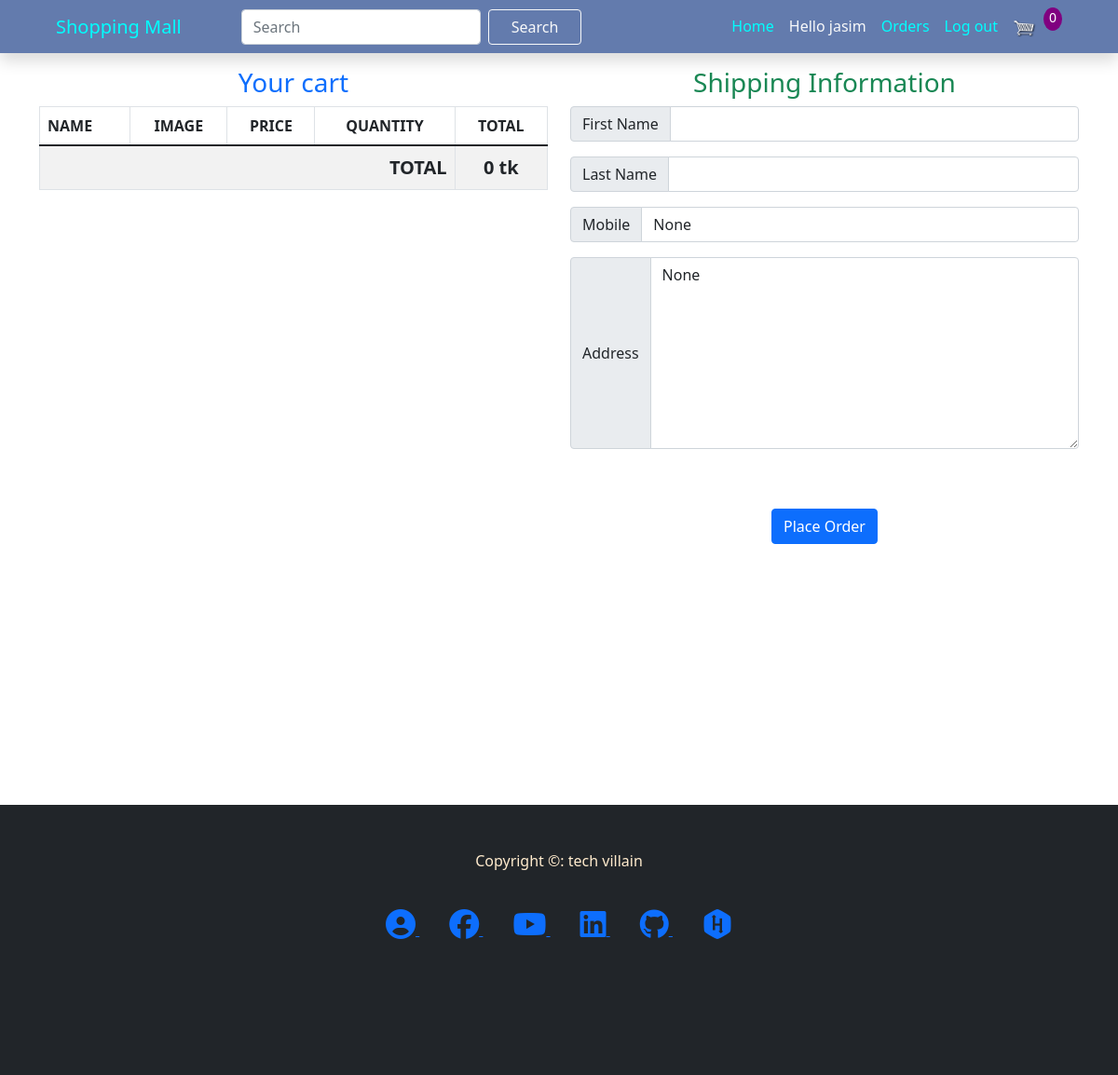
/checkout (signed in), run on an earlier commit of the app's database.
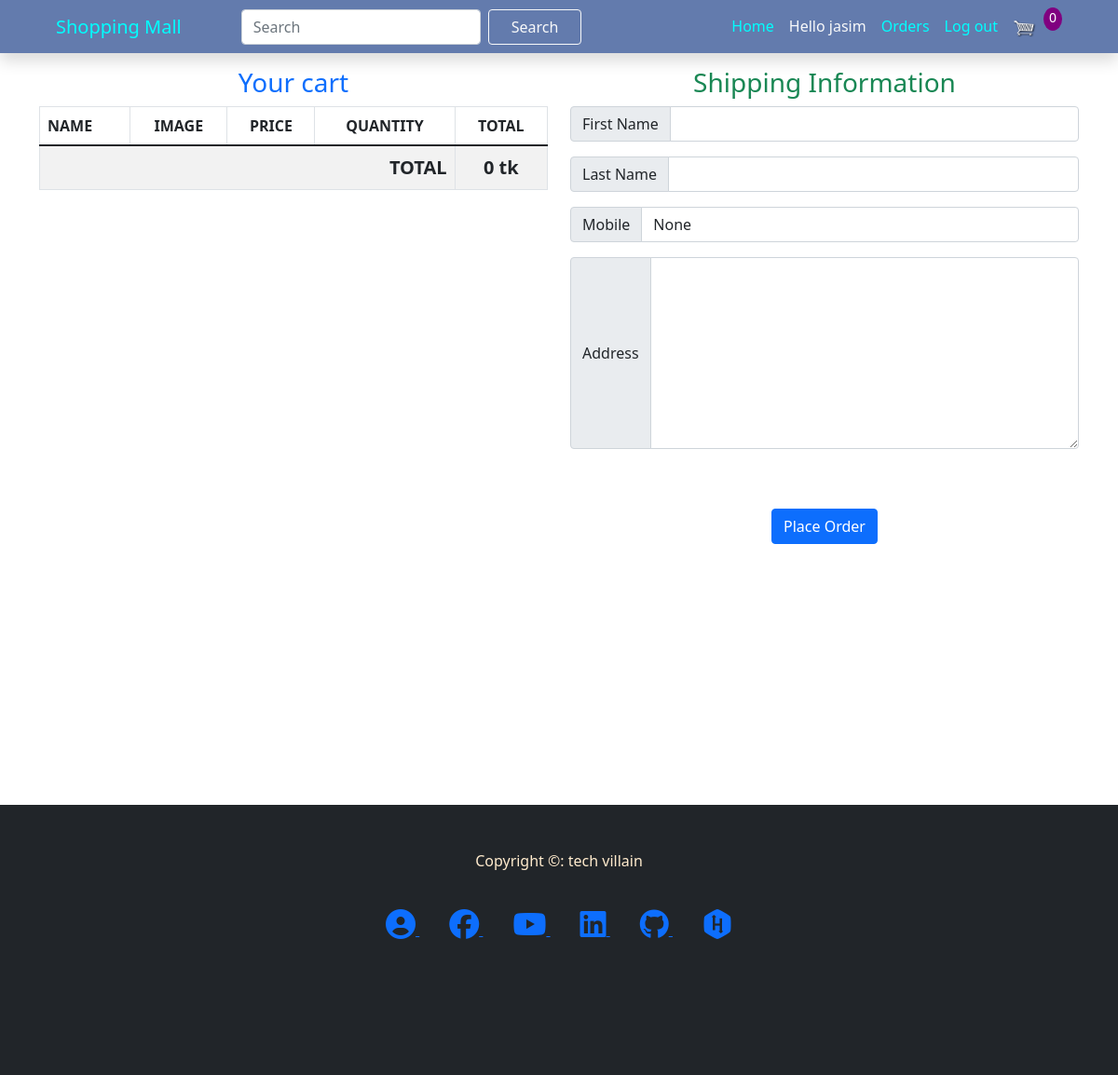
And on a later commit of the database.
### customer/models.py (models this page shows, shortened)
class Customer(models.Model):
    user=models.OneToOneField(User,related_name='profile', on_delete=models.CASCADE)
    birth_date = models.DateField(default=datetime.now)
    profile_pic= models.ImageField(default='profile_pic/customer.png', upload_to='profile_pic/Customer/', null=True, blank=True)
    address = models.TextField(null=True,blank=True)
    mobile = models.CharField(max_length=20,null=True,blank=True)

### home/views.py (the view, shortened to what this page needs)
# urls.py: path('checkout', views.checkout_view, name='checkout'),
def checkout_view(request):
	cart_item=request.session.get('cart')
	products=[]
	if cart_item:
		for keys in cart_item:
			product = AMODEL.product.objects.get(id=keys)
			products.append(product)
	user=CMODEL.User.objects.get(id=request.user.id)
	customer=CMODEL.Customer.objects.get(user=user)
	context={
		'products': products,
		'user': user,
		'customer' : customer,
	}
	return render(request, 'home/checkout.html', context)

### home/templatetags/cart.py (called while the page is built)
@register.simple_tag
def total_price(request):
	cart=request.session.get('cart')
	sum=0
	if cart:
		for key in cart.keys():
			product=AMODEL.product.objects.get(id=key)
			sum=sum+single_product_price(request, product.price, key)
	return sum

### templates/home/checkout.html (shortened to what this page needs)
{% extends 'home/base.html' %}
{% load static %}
{% load cart %}
{% load widget_tweaks %}
{% block content %}
	<div class="container" style="min-height:720px;">
        <div class="row">
            <div class="col-md-6 table-responsive border-primary">
				<table class="table table-bordered table-striped text-center table-hover">
					<h3 class="table-title text-center text-primary">Your cart</h3>
					<thead>
						<tr>
							<th style="text-align: left;">NAME</th>
							<th>IMAGE</th>
							<th>PRICE</th>
							<th>QUANTITY</th>
							<th>TOTAL</th>
						</tr>
					</thead>
					<tbody>
						<tr style="font-size: 20px;">
							<td colspan="4" style="text-align:right;"><b>TOTAL</b></td>
							<td><b>{% total_price request %} tk</b></td>
						</tr>
					</tbody>
				</table>
            </div>
            <div class="col-md-6 text-center">
                <h3 class="table-title text-center text-success">Shipping Information</h3>
                <form method="POST" >
                <div class="input-group mb-3">
                    <span class="input-group-text" id="inputGroup-sizing-default">First Name</span>
                    <input required="" type="text" name="firstName" class="form-control" value="{{user.first_name}}">
                  </div>
                  <div class="input-group mb-3">
                    <span class="input-group-text" id="inputGroup-sizing-default">Last Name</span>
                    <input required="" type="text" name="lastName" class="form-control" value="{{user.last_name}}">
                  </div>
                  <div class="input-group mb-3">
                    <span class="input-group-text" id="inputGroup-sizing-default"> Mobile </span>
                    <input required="" type="text" name="mobile" class="form-control required" value="{{customer.mobile}}">
                  </div>
				<div class="input-group mb-3">
                    <span class="input-group-text" id="inputGroup-sizing-default">Address</span>
                    <textarea required="" type="text" name="address" class="form-control required" id="" rows="8">{{customer.address}}</textarea>
                </div>
                <br> <br>
                <div class="text-center">
                    <button type="submit" class="btn btn-primary"> Place Order </button>
                </div>
                </form>
            </div>
        </div>
    </div>
 {% endblock %}

What changed in the data, as far as the page shows it:
changed Customer "None": address "None" → (not shown)
